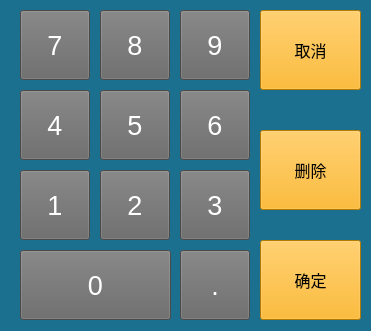
   <widget class="QWidget" name="widget_Key" native="true">
    <property name="geometry">
     <rect>
      <x>450</x>
      <y>180</y>
      <width>371</width>
      <height>331</height>
     </rect>
    </property>
    <property name="font">
     <font>
      <family>Arial</family>
      <pointsize>12</pointsize>
     </font>
    </property>
    <property name="styleSheet">
     <string notr="true">background-color: rgb(27, 111, 143);
</string>
    </property>
    <widget class="QPushButton" name="pushButton_07">
     <property name="geometry">
      <rect>
       <x>20</x>
       <y>10</y>
       <width>70</width>
       <height>70</height>
      </rect>
     </property>
     <property name="font">
      <font>
       <family>Arial</family>
       <pointsize>20</pointsize>
      </font>
     </property>
     <property name="focusPolicy">
      <enum>Qt::NoFocus</enum>
     </property>
     <property name="styleSheet">
      <string notr="true">background-color: rgb(103, 103, 103);
color: rgb(255, 255, 255);</string>
     </property>
     <property name="text">
      <string>7</string>
     </property>
    </widget>
    <widget class="QPushButton" name="pushButton_08">
     <property name="geometry">
      <rect>
       <x>100</x>
       <y>10</y>
       <width>70</width>
       <height>70</height>
      </rect>
     </property>
     <property name="font">
      <font>
       <family>Arial</family>
       <pointsize>20</pointsize>
      </font>
     </property>
     <property name="focusPolicy">
      <enum>Qt::NoFocus</enum>
     </property>
     <property name="styleSheet">
      <string notr="true">background-color: rgb(103, 103, 103);
color: rgb(255, 255, 255);</string>
     </property>
     <property name="text">
      <string>8</string>
     </property>
    </widget>
    <widget class="QPushButton" name="pushButton_09">
     <property name="geometry">
      <rect>
       <x>180</x>
       <y>10</y>
       <width>70</width>
       <height>70</height>
      </rect>
     </property>
     <property name="font">
      <font>
       <family>Arial</family>
       <pointsize>20</pointsize>
      </font>
     </property>
     <property name="focusPolicy">
      <enum>Qt::NoFocus</enum>
     </property>
     <property name="styleSheet">
      <string notr="true">background-color: rgb(103, 103, 103);
color: rgb(255, 255, 255);</string>
     </property>
     <property name="text">
      <string>9</string>
     </property>
    </widget>
    <widget class="QPushButton" name="pushButton_06">
     <property name="geometry">
      <rect>
       <x>180</x>
       <y>90</y>
       <width>70</width>
       <height>70</height>
      </rect>
     </property>
     <property name="font">
      <font>
       <family>Arial</family>
       <pointsize>20</pointsize>
      </font>
     </property>
     <property name="focusPolicy">
      <enum>Qt::NoFocus</enum>
     </property>
     <property name="styleSheet">
      <string notr="true">background-color: rgb(103, 103, 103);
color: rgb(255, 255, 255);</string>
     </property>
     <property name="text">
      <string>6</string>
     </property>
    </widget>
    <widget class="QPushButton" name="pushButton_04">
     <property name="geometry">
      <rect>
       <x>20</x>
       <y>90</y>
       <width>70</width>
       <height>70</height>
      </rect>
     </property>
     <property name="font">
      <font>
       <family>Arial</family>
       <pointsize>20</pointsize>
      </font>
     </property>
     <property name="focusPolicy">
      <enum>Qt::NoFocus</enum>
     </property>
     <property name="styleSheet">
      <string notr="true">background-color: rgb(103, 103, 103);
color: rgb(255, 255, 255);</string>
     </property>
     <property name="text">
      <string>4</string>
     </property>
    </widget>
    <widget class="QPushButton" name="pushButton_05">
     <property name="geometry">
      <rect>
       <x>100</x>
       <y>90</y>
       <width>70</width>
       <height>70</height>
      </rect>
     </property>
     <property name="font">
      <font>
       <family>Arial</family>
       <pointsize>20</pointsize>
      </font>
     </property>
     <property name="focusPolicy">
      <enum>Qt::NoFocus</enum>
     </property>
     <property name="styleSheet">
      <string notr="true">background-color: rgb(103, 103, 103);
color: rgb(255, 255, 255);</string>
     </property>
     <property name="text">
      <string>5</string>
     </property>
    </widget>
    <widget class="QPushButton" name="pushButton_del">
     <property name="geometry">
      <rect>
       <x>260</x>
       <y>130</y>
       <width>101</width>
       <height>80</height>
      </rect>
     </property>
     <property name="font">
      <font>
       <family>Arial</family>
       <pointsize>12</pointsize>
      </font>
     </property>
     <property name="focusPolicy">
      <enum>Qt::NoFocus</enum>
     </property>
     <property name="styleSheet">
      <string notr="true">background-color: rgb(255, 170, 0);</string>
     </property>
     <property name="text">
      <string>删除</string>
     </property>
    </widget>
    <widget class="QPushButton" name="pushButton_00">
     <property name="geometry">
      <rect>
       <x>20</x>
       <y>250</y>
       <width>151</width>
       <height>70</height>
      </rect>
     </property>
     <property name="font">
      <font>
       <family>Arial</family>
       <pointsize>20</pointsize>
      </font>
     </property>
     <property name="focusPolicy">
      <enum>Qt::NoFocus</enum>
     </property>
     <property name="styleSheet">
      <string notr="true">background-color: rgb(103, 103, 103);
color: rgb(255, 255, 255);</string>
     </property>
     <property name="text">
      <string>0</string>
     </property>
    </widget>
    <widget class="QPushButton" name="pushButton_point">
     <property name="geometry">
      <rect>
       <x>180</x>
       <y>250</y>
       <width>70</width>
       <height>70</height>
      </rect>
     </property>
     <property name="font">
      <font>
       <family>Arial</family>
       <pointsize>20</pointsize>
      </font>
     </property>
     <property name="focusPolicy">
      <enum>Qt::NoFocus</enum>
     </property>
     <property name="styleSheet">
      <string notr="true">background-color: rgb(103, 103, 103);
color: rgb(255, 255, 255);</string>
     </property>
     <property name="text">
      <string>.</string>
     </property>
    </widget>
    <widget class="QPushButton" name="pushButton_03">
     <property name="geometry">
      <rect>
       <x>180</x>
       <y>170</y>
       <width>70</width>
       <height>70</height>
      </rect>
     </property>
     <property name="font">
      <font>
       <family>Arial</family>
       <pointsize>20</pointsize>
      </font>
     </property>
     <property name="focusPolicy">
      <enum>Qt::NoFocus</enum>
     </property>
     <property name="styleSheet">
      <string notr="true">background-color: rgb(103, 103, 103);
color: rgb(255, 255, 255);</string>
     </property>
     <property name="text">
      <string>3</string>
     </property>
    </widget>
    <widget class="QPushButton" name="pushButton_01">
     <property name="geometry">
      <rect>
       <x>20</x>
       <y>170</y>
       <width>70</width>
       <height>70</height>
      </rect>
     </property>
     <property name="font">
      <font>
       <family>Arial</family>
       <pointsize>20</pointsize>
      </font>
     </property>
     <property name="focusPolicy">
      <enum>Qt::NoFocus</enum>
     </property>
     <property name="styleSheet">
      <string notr="true">background-color: rgb(103, 103, 103);
color: rgb(255, 255, 255);</string>
     </property>
     <property name="text">
      <string>1</string>
     </property>
    </widget>
    <widget class="QPushButton" name="pushButton_02">
     <property name="geometry">
      <rect>
       <x>100</x>
       <y>170</y>
       <width>70</width>
       <height>70</height>
      </rect>
     </property>
     <property name="font">
      <font>
       <family>Arial</family>
       <pointsize>20</pointsize>
      </font>
     </property>
     <property name="focusPolicy">
      <enum>Qt::NoFocus</enum>
     </property>
     <property name="styleSheet">
      <string notr="true">background-color: rgb(103, 103, 103);
color: rgb(255, 255, 255);</string>
     </property>
     <property name="text">
      <string>2</string>
     </property>
    </widget>
    <widget class="QPushButton" name="pushButton_ok">
     <property name="geometry">
      <rect>
       <x>260</x>
       <y>240</y>
       <width>101</width>
       <height>80</height>
      </rect>
     </property>
     <property name="font">
      <font>
       <family>Arial</family>
       <pointsize>12</pointsize>
      </font>
     </property>
     <property name="focusPolicy">
      <enum>Qt::NoFocus</enum>
     </property>
     <property name="styleSheet">
      <string notr="true">background-color: rgb(255, 170, 0);</string>
     </property>
     <property name="text">
      <string>确定</string>
     </property>
    </widget>
    <widget class="QPushButton" name="pushButton_NO">
     <property name="geometry">
      <rect>
       <x>260</x>
       <y>10</y>
       <width>101</width>
       <height>80</height>
      </rect>
     </property>
     <property name="font">
      <font>
       <family>Arial</family>
       <pointsize>12</pointsize>
      </font>
     </property>
     <property name="focusPolicy">
      <enum>Qt::NoFocus</enum>
     </property>
     <property name="styleSheet">
      <string notr="true">background-color: rgb(255, 170, 0);</string>
     </property>
     <property name="text">
      <string>取消</string>
     </property>
    </widget>
   </widget>
